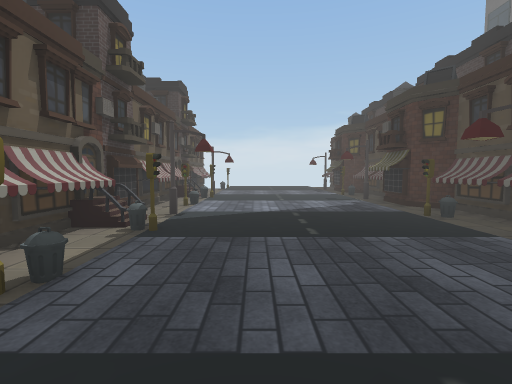
[1] (above)

21 first-person views from a walk through a scene from a Unity 3-D project. The camera is 1.4 m above the floor, tilts 4° down and sees 85° across. The floor is counted in squares, 2 m on a side. Each view is taken from the middle of a square. On the plan, view 1 faces up. The plan holds only what a view shows up to about 9 squares ahead; the rest is blank. The place goes on beyond the plan. The player is left out. Some animated figures are left out. Some surface patterns are stand-ins.

[2]
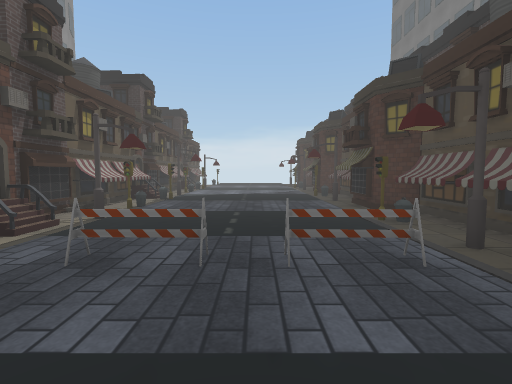

[3]
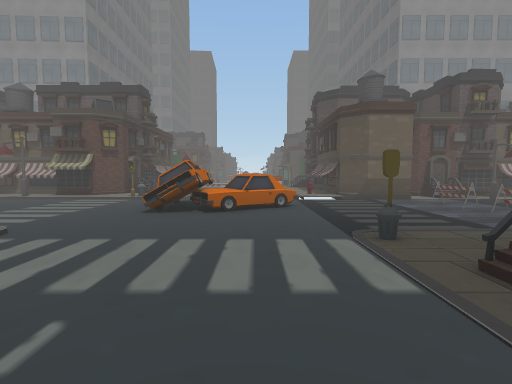

[4]
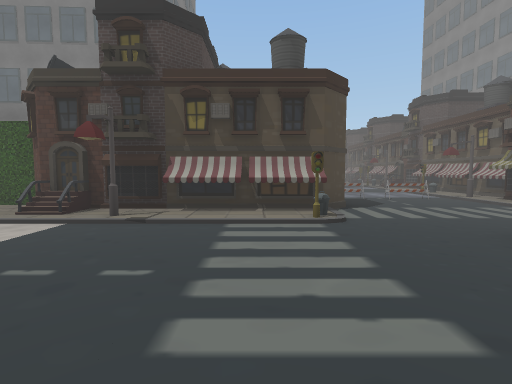

[5]
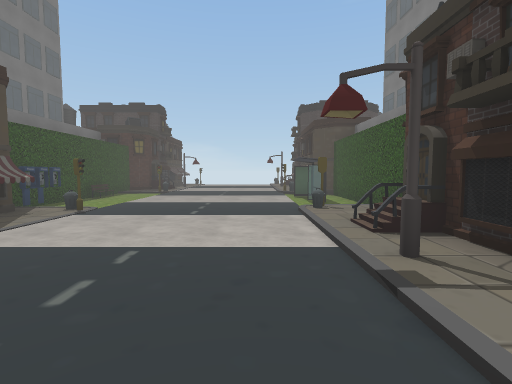

[6]
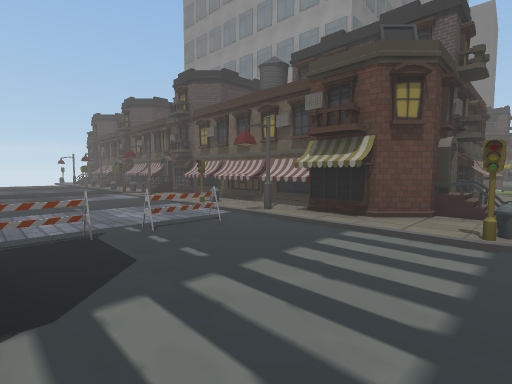

[7]
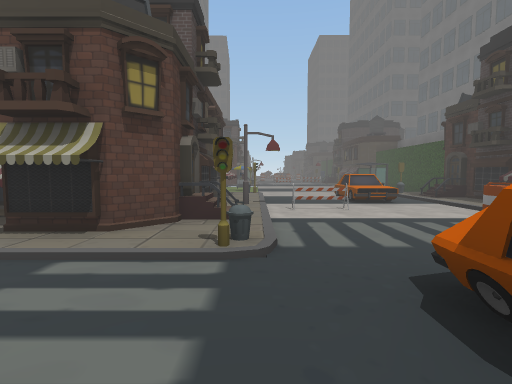

[8]
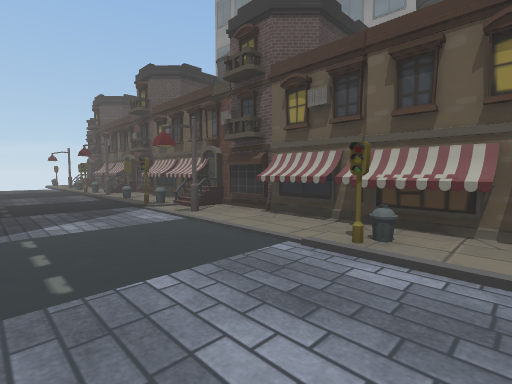

[9]
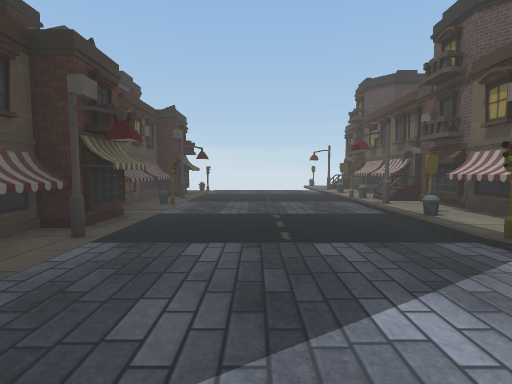

[10]
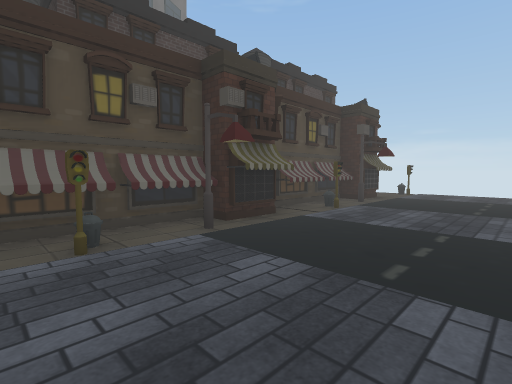

[11]
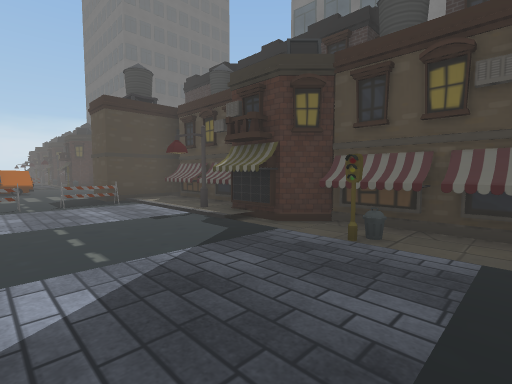

[12]
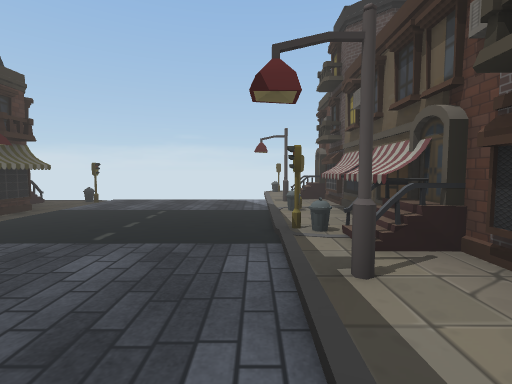

[13]
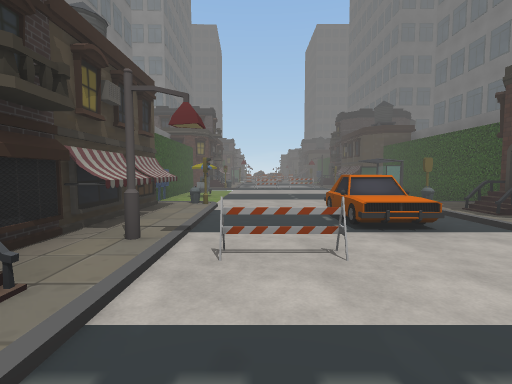

[14]
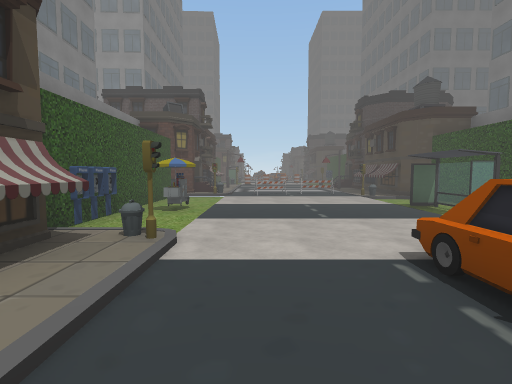

[15]
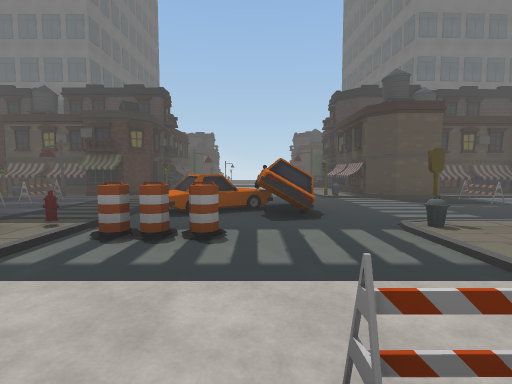

[16]
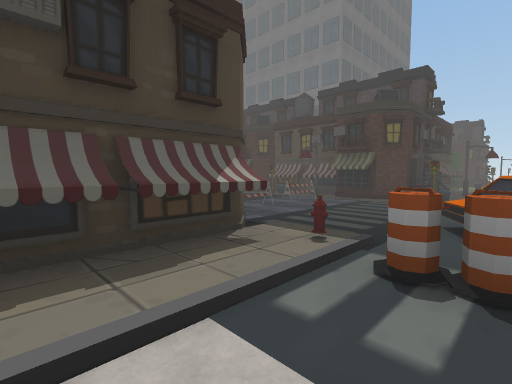

[17]
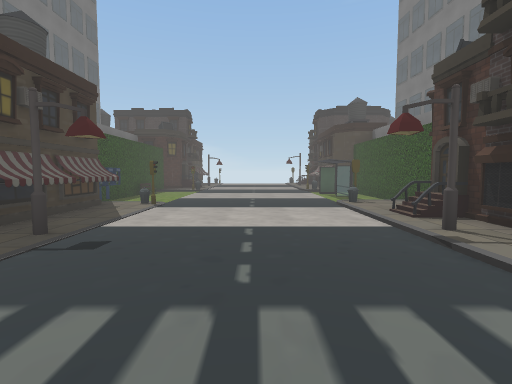

[18]
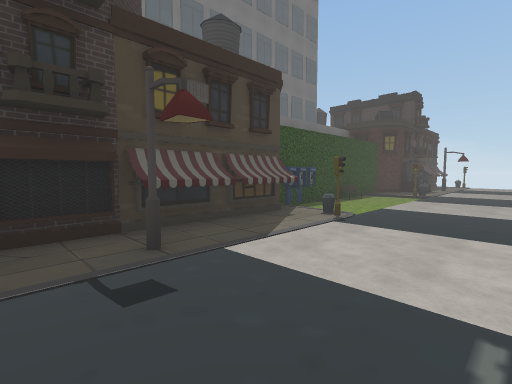

[19]
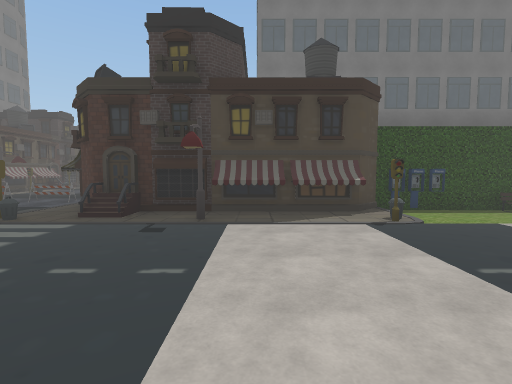

[20]
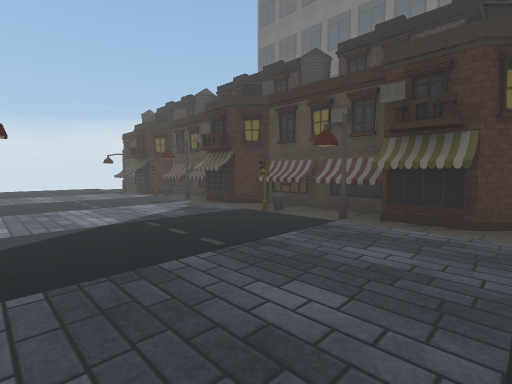

[21]
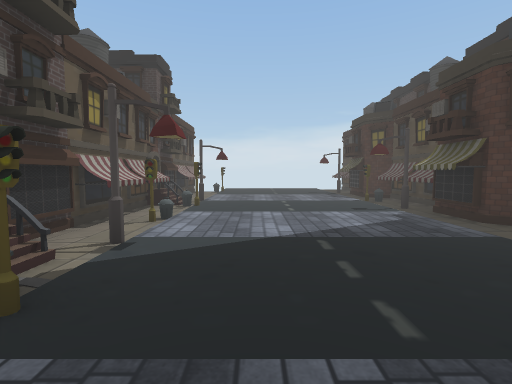

### Floor plan
Key: @ floor where view 1 was taken; # wall or solid block; x gap in a wall; . main floor; : floor 0.25 m higher than the main floor; / step, stairs or slope; = window, fence, low wall or low ledge; ^ raised ledge; C car; H hedge; B building; O other object.
Columns run from 14 left of view 1 to 13 right of it. Each row starts with its distance up from view 1.
  9             #....#
  8             ^....#
  7            #^....#
  6            #^....##
  5            ##....##
  4            #^.....#
  3            #^....##
  2            ##....##
  1            #......#
  0            #.#@..##     BBBB
 -1            ##.....#
 -2     HH      #.O.O##     HHHH
 -3  HH HH H##  #....####  #HHOH
 -4 ## OO //#:^^^.....#.##^x.
 -5 #/    //////O....#.......
 -6        CC ..O.C......
 -7 #        . ...CC....
 -8 O        .O...C.....
 -9 #     #//////#...#.....#
-10 #     /^####./...######.. O
-11 H H   HB   ##/...##   HHHHHH
-12   H        ##/=.O##     BHHH
-13            #./....#     BBBB
-14            #/#....#     B
-15            #.....##
-16            #.....##
-17            ##.....#
-18            #/....##
-19            #.#...##
-20            #//...##
-21            #./....#
-22            ##....##
-23            #^/....#
-24            #./...##
-25            ##/...#
-26            ##/....
-27            #=....#=

Positions as (right, up) in squares from view 1, and headings:
1: (0, 0), facing up
2: (1, -4), facing up
3: (6, -6), facing left
4: (4, -5), facing down
5: (4, -8), facing right
6: (2, -9), facing down-left
7: (1, -9), facing left
8: (1, -13), facing down-left
9: (1, -16), facing down
10: (0, -17), facing down-right
11: (0, -19), facing up-right
12: (-1, -20), facing down
13: (-2, -8), facing left
14: (-5, -8), facing left
15: (-5, -7), facing right
16: (-4, -6), facing up-right
17: (3, -7), facing right
18: (5, -7), facing up-right
19: (7, -9), facing up
20: (-1, 1), facing up-right
21: (0, 2), facing up
